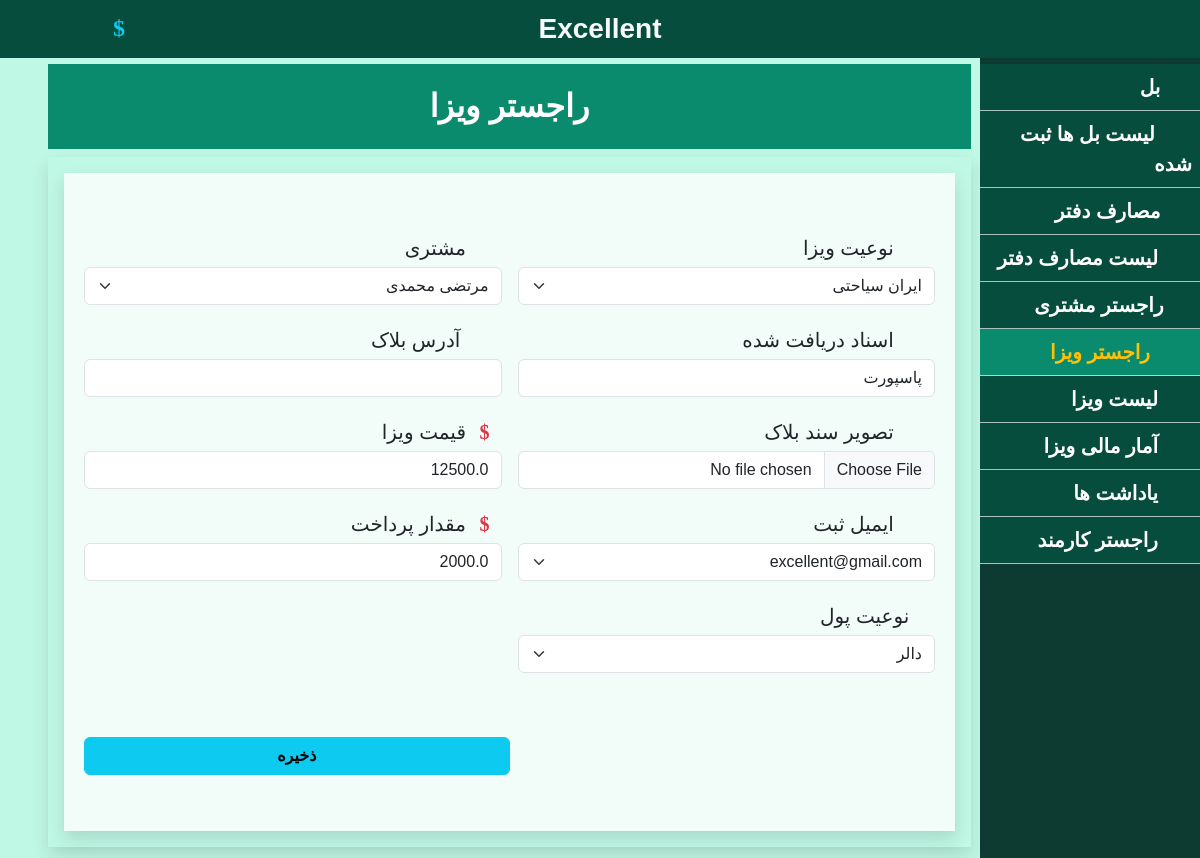
The page /visaRegister/1 (signed in) on the database its author committed.
### travel_tour/models.py (models this page shows, shortened)
class BCV(models.Model):
    bill = models.ForeignKey(Bill, on_delete=models.CASCADE, null= True)
    customer = models.ForeignKey(Customer, on_delete=models.CASCADE, null= True)
    visa = models.ForeignKey(Visa, on_delete=models.CASCADE, null= True)

class Bill(models.Model):
    name = models.CharField(max_length=50)
    reciveddoc = models.CharField(max_length=50)
    visatype = models.ForeignKey(VisaType, on_delete=models.CASCADE,null=True)
    othertype = models.ForeignKey(otherbill,on_delete=models.CASCADE,null=True)
    date = models.DateField(auto_now = True)
    price = models.FloatField()
    payed = models.FloatField()
    money = models.ForeignKey(Money, on_delete=models.CASCADE)
    duration = models.IntegerField(null=True)
    isdone = models.BooleanField(default=False)
    cr = models.BooleanField(default=False)
    cv = models.BooleanField(default=False)

class VisaType(models.Model):
    country = models.CharField(max_length=20)
    duration = models.IntegerField()
    type = models.CharField(max_length=20)
    price = models.FloatField()
    money = models.ForeignKey(Money, on_delete=models.CASCADE)

class Customer(models.Model):
    name = models.CharField(max_length=50)
    lastname = models.CharField(max_length=50)
    address = models.CharField(max_length=50)
    email = models.CharField(max_length=50,default='unknown')
    phone = models.CharField(max_length=50)
    mainstate = models.CharField(max_length=20)
    currentstate = models.CharField(max_length=20)
    passport = models.CharField(max_length=50,null=True)
    profile = models.ImageField(upload_to='profile/' , blank= True)
    passportImage = models.ImageField(upload_to='document/' , blank= True, null=True)
    cardImage = models.ImageField(upload_to='document/' , blank= True, null=True)

class Money(models.Model):
    money_type = models.CharField(max_length=20)
    amount = models.IntegerField()
    sell_amount = models.FloatField()
    buy_amount = models.FloatField()
    date = models.DateTimeField(auto_now_add=True)

### travel_tour/views.py (the view, shortened to what this page needs)
# urls.py: path('visaRegister/<int:bcv_id>',visaRegister, name= 'visaRegister'),
@login_required(login_url='/')
def visaRegister(request,bcv_id):
    context = {}
    bcv = mod.BCV.objects.get(id = bcv_id)
    context['money'] = mod.Money.objects.all()
    context['emailby'] = mod.OurEmail.objects.all()
    context['page'] = 'راجستر ویزا'
    context['visaregister'] = ' text-warning sub-bg ps-3'
    context['bcv'] = bcv
    return render(request, 'visa/visaRegister.html',context)

### templates/visa/visaRegister.html (shortened to what this page needs)
{% extends 'shared/_MainLayout.html' %}
{% load static %}
{% block content %}
<div class="body p-5 mt-3">
    <div class="text-center">
        <div class="detial">
            <div class="title_bar fw-bold fs-2 sub-bg text-white">
                راجستر ویزا
            </div>
            <form action="" method="post" enctype="multipart/form-data">
                <div id="reg" class="row m-0 shadow mt-2 text-start p-2 p-3">
                    <div class="row m-0 shadow bg-white-1 pt-5">
                        <div class="col-lg-6 col-md-6 col-sm-12 p-2 fs-5">
                            <p class="text-dark m-1"><i class="fa fa-id-card text-danger px-2"
                                    aria-hidden="true"></i> نوعیت ویزا</p>
                            <select class="form-select" id="visaType" name="visaType_txt" aria-label="Default select example">
                                <option value="{{bcv.bill.visatype.id}}">{{bcv.bill.visatype.country}} {{bcv.bill.visatype.type}} </option>
                            </select>
                        </div>
                        <div class="col-lg-6 col-md-6 col-sm-12 p-2 fs-5">
                            <p class="text-dark m-1"><i class="fa fa-user text-danger px-2"
                                    aria-hidden="true"></i>مشتری</p>
                            <select class="form-select" id="emp" name="customer_txt" aria-label="Default select example">
                                <option value="{{bcv.customer.id}}">{{bcv.customer.name}} {{bcv.customer.lastname}}</option>
                            </select>
                        </div>
                        <div class="col-lg-6 col-md-6 col-sm-12 p-2 fs-5">
                            <p class="text-dark m-1"><i class="fa text-danger px-2 fa-inbox" aria-hidden="true"></i> اسناد دریافت شده</p>
                            <input type="text" name="recivedDoc_txt" class="form-control" value="{{bcv.bill.reciveddoc}}">
                        </div>
                        <div class="col-lg-6 col-md-6 col-sm-12 p-2 fs-5">
                            <p class="text-dark m-1"><i class="fa fa-paper-plane text-danger px-2" aria-hidden="true"></i> آدرس بلاک</p>
                            <input type="text" name="blockAddress_txt" class="form-control">
                        </div>
                        <div class="col-lg-6 col-md-6 col-sm-12 p-2 fs-5">
                            <p class="text-dark m-1"><i class="fa fa-paperclip text-danger px-2" aria-hidden="true"></i> تصویر سند بلاک</p>
                            <input type='file' name="block_img" class="form-control">
                        </div>
                        <div class="col-lg-6 col-md-6 col-sm-12 p-2 fs-5">
                            <p class="text-dark m-1"><i class="fa text-danger px-2 fa-dollar" aria-hidden="true"></i> قیمت ویزا</p>
                            <input type="text" name="price_txt" class="form-control" value="{{bcv.bill.price}}" required>
                        </div>
                        <div class="col-lg-6 col-md-6 col-sm-12 p-2 fs-5">
                            <p class="text-dark m-1"><i class="fa fa-envelope text-danger px-2" aria-hidden="true"></i> ایمیل ثبت</p>
                            <select class="form-select" id="emailBy" name="emailBy_txt" aria-label="Default select example">
                                {% for item in emailby %}
                                    <option value="{{item.id}}">{{item.email}} </option>
                                {% endfor %}
                            </select>
                        </div>
                        <div class="col-lg-6 col-md-6 col-sm-12 p-2 fs-5">
                            <p class="text-dark m-1"><i class="fa text-danger px-2 fa-dollar" aria-hidden="true"></i> مقدار پرداخت</p>
                            <input type="text" name="payed_txt" class="form-control" value="{{bcv.bill.payed}}" required>
                        </div>
                        <div class="col-lg-6 col-md-6 col-sm-12 p-2 fs-5">
                            <p class="text-dark m-1"> نوعیت پول</p>
                            <select class="form-select" id="emailBy" name="money_txt" aria-label="Default select example">
                                <option value="{{bcv.bill.money.id}}">{{bcv.bill.money.money_type}} </option>
                            </select>
                        </div>
                        <div class="col-12 p-2 fs-5 d-flex justify-content-end">
                            <button type="submit" class="btn btn-info w-50 my-5 fw-bold">ذخیره</button>
                        </div>
                    </div>
                </div>
            </form>
        </div>
    </div>
</div>
{% endblock %}

### static/CSS/style.css (style rules this page uses)
* { font-family: Arial, Helvetica, sans-serif; }
.bg-white-1 { background-color: #ffffffcc; }
.sub-bg { background-color: rgb(11, 139, 110); }
.body { margin-right: 181px; background-color: rgb(191, 248, 229); height: fit-content; }
.title_bar { padding: 2%; color: rgb(9, 59, 65); }

### rows shown on the page
BCV: visaType_txt "ایران سیاحتی", customer_txt "مرتضی محمدی", recivedDoc_txt "پاسپورت", price_txt "12500.0", payed_txt "2000.0", money_txt "دالر"

### other values the page prints
form field emailBy_txt "excellent@gmail.com"
